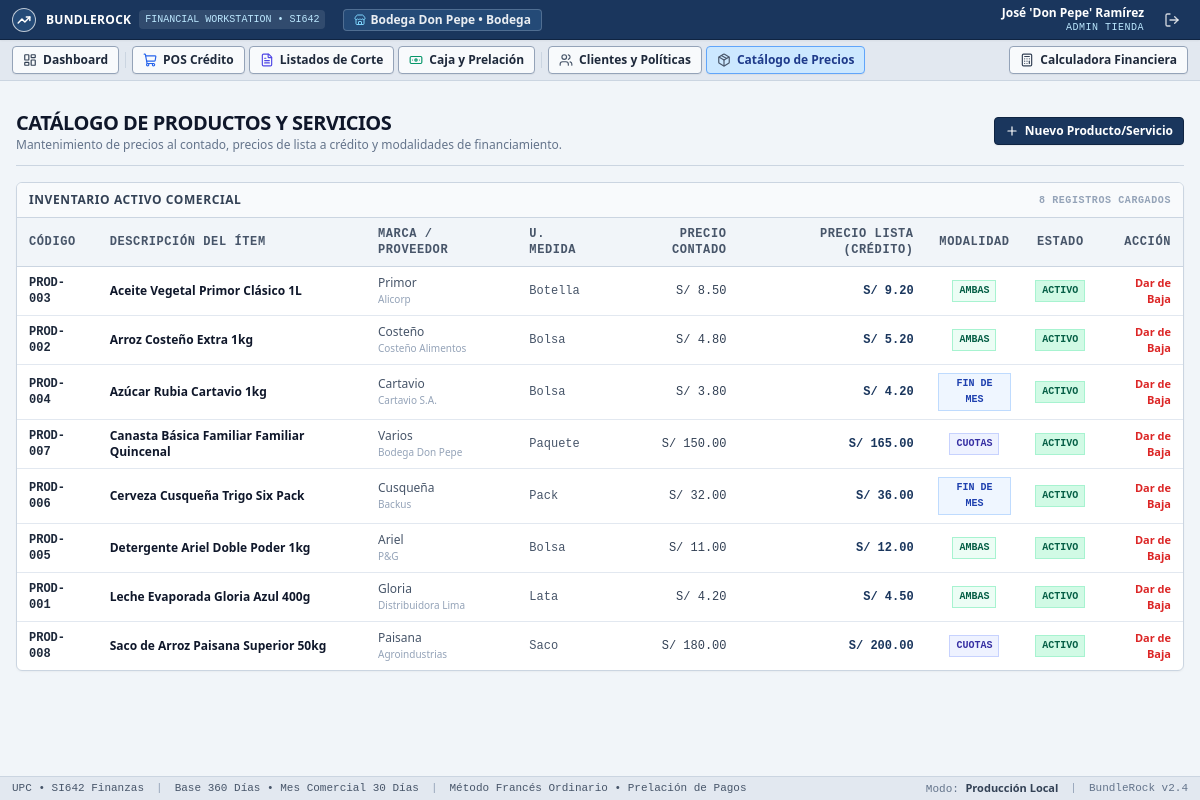
Screenshot of /productos (signed in) with the database file from the repository.
### tables this page shows
CREATE TABLE tiendas (
        id INTEGER PRIMARY KEY AUTOINCREMENT,
        admin_usuario_id INTEGER NOT NULL,
        razon_social TEXT NOT NULL,
        nombre_comercial TEXT NOT NULL,
        ruc TEXT UNIQUE NOT NULL,
        giro TEXT NOT NULL,
        direccion TEXT NOT NULL,
        telefono TEXT NOT NULL,
        correo TEXT,
        moneda_principal TEXT DEFAULT 'PEN',
        activa INTEGER DEFAULT 1,
        fecha_creacion TIMESTAMP DEFAULT CURRENT_TIMESTAMP,
        FOREIGN KEY (admin_usuario_id) REFERENCES usuarios (id)
    );

CREATE TABLE productos (
        id INTEGER PRIMARY KEY AUTOINCREMENT,
        tienda_id INTEGER NOT NULL,
        codigo TEXT NOT NULL,
        descripcion TEXT NOT NULL,
        marca TEXT DEFAULT 'Genérico',
        proveedor TEXT DEFAULT 'Elaboración propia',
        unidad_medida TEXT DEFAULT 'Unidad',
        precio_contado REAL NOT NULL,
        precio_lista REAL NOT NULL,
        modalidad_permitida TEXT DEFAULT 'Ambas' CHECK(modalidad_permitida IN ('Solo_Fin_De_Mes', 'Solo_Cuotas', 'Ambas')),
        imagen_url TEXT,
        activo INTEGER DEFAULT 1,
        fecha_registro TIMESTAMP DEFAULT CURRENT_TIMESTAMP,
        FOREIGN KEY (tienda_id) REFERENCES tiendas (id)
    );

### app.py (the view)
@app.route("/productos")
@login_required
@role_required("admin_tienda")
def productos():
    tienda_id = session.get("tienda_id")
    conn = get_db_connection()
    prods = conn.execute("""
        SELECT * FROM productos WHERE tienda_id = ? ORDER BY descripcion ASC
    """, (tienda_id,)).fetchall()
    conn.close()
    return render_template("products.html", productos=prods)

### templates/products.html (shortened to what this page needs)
{% extends "base.html" %}
{% block content %}
<div class="space-y-4">
    <div class="flex flex-col sm:flex-row sm:items-center sm:justify-between pb-3 border-b border-slate-300">
        <div>
            <h1 class="text-xl font-bold text-slate-900 tracking-tight uppercase">Catálogo de Productos y Servicios</h1>
            <p class="text-xs text-slate-500">Mantenimiento de precios al contado, precios de lista a crédito y modalidades de financiamiento.</p>
        </div>
        <button onclick="document.getElementById('modal-nuevo-producto').classList.remove('hidden')" class="btn-win32 btn-win32-primary mt-2 sm:mt-0">
            <i data-lucide="plus" class="w-3.5 h-3.5"></i>
            <span>Nuevo Producto/Servicio</span>
        </button>
    </div>
    <div class="card-bundlerock overflow-hidden">
        <div class="card-header-bundlerock flex justify-between items-center">
            <span>Inventario Activo Comercial</span>
            <span class="text-[10px] font-mono text-slate-400">{{ productos | length }} registros cargados</span>
        </div>
        <div class="overflow-x-auto">
            <table class="w-full text-left text-xs">
                <thead class="bg-slate-100 text-slate-600 font-bold border-b border-slate-300 font-mono uppercase tracking-wider">
                    <tr>
                        <th class="px-3 py-2">Código</th>
                        <th class="px-3 py-2">Descripción del Ítem</th>
                        <th class="px-3 py-2">Marca / Proveedor</th>
                        <th class="px-3 py-2">U. Medida</th>
                        <th class="px-3 py-2 text-right">Precio Contado</th>
                        <th class="px-3 py-2 text-right">Precio Lista (Crédito)</th>
                        <th class="px-3 py-2 text-center">Modalidad</th>
                        <th class="px-3 py-2 text-center">Estado</th>
                        <th class="px-3 py-2 text-right">Acción</th>
                    </tr>
                </thead>
                <tbody class="divide-y divide-slate-200">
                    {% for p in productos %}
                    <tr class="hover:bg-blue-50/40 transition">
                        <td class="px-3 py-2 font-mono font-bold text-slate-800">
                            {{ p.codigo }}
                        </td>
                        <td class="px-3 py-2 font-semibold text-slate-900">
                            {{ p.descripcion }}
                        </td>
                        <td class="px-3 py-2 text-slate-600">
                            <div>{{ p.marca or 'Genérico' }}</div>
                            <div class="text-[10px] text-slate-400">{{ p.proveedor or 'Elaboración propia' }}</div>
                        </td>
                        <td class="px-3 py-2 font-mono text-slate-600">
                            {{ p.unidad_medida }}
                        </td>
                        <td class="px-3 py-2 text-right font-mono text-slate-700">
                            {{ p.precio_contado | moneda }}
                        </td>
                        <td class="px-3 py-2 text-right font-mono font-black text-[#1a365d]">
                            {{ p.precio_lista | moneda }}
                        </td>
                        <td class="px-3 py-2 text-center font-mono">
                            {% if p.modalidad_permitida == 'Solo_Fin_De_Mes' %}
                            <span class="inline-block px-1.5 py-0.5 rounded-xs text-[10px] font-bold bg-blue-50 text-blue-800 border border-blue-200">
                                FIN DE MES
                            </span>
                            {% elif p.modalidad_permitida == 'Solo_Cuotas' %}
                            <span class="inline-block px-1.5 py-0.5 rounded-xs text-[10px] font-bold bg-indigo-50 text-indigo-800 border border-indigo-200">
                                CUOTAS
                            </span>
                            {% else %}
                            <span class="inline-block px-1.5 py-0.5 rounded-xs text-[10px] font-bold bg-emerald-50 text-emerald-800 border border-emerald-200">
                                AMBAS
                            </span>
                            {% endif %}
                        </td>
                        <td class="px-3 py-2 text-center font-mono">
                            {% if p.activo == 1 %}
                            <span class="inline-block px-1.5 py-0.5 rounded-xs text-[10px] font-bold bg-emerald-100 text-emerald-800 border border-emerald-200">
                                ACTIVO
                            </span>
                            {% else %}
                            <span class="inline-block px-1.5 py-0.5 rounded-xs text-[10px] font-bold bg-slate-100 text-slate-600 border border-slate-300">
                                BAJA
                            </span>
                            {% endif %}
                        </td>
                        <td class="px-3 py-2 text-right">
                            <a href="{{ url_for('productos_toggle', prod_id=p.id) }}" class="text-[11px] font-bold {{ 'text-red-600 hover:underline' if p.activo == 1 else 'text-emerald-700 hover:underline' }}">
                                {{ 'Dar de Baja' if p.activo == 1 else 'Reactivar' }}
                            </a>
                        </td>
                    </tr>
                    {% endfor %}
                </tbody>
            </table>
        </div>
    </div>
</div>
{% endblock %}

### templates/base.html (shortened to what this page needs)
<!DOCTYPE html>
<html lang="es" class="h-full bg-slate-100">
<head>
    <script src="https://cdn.tailwindcss.com"></script>
    <link rel="stylesheet" href="{{ url_for('static', filename='css/bundlerock.css') }}">
</head>
<body class="h-full flex flex-col font-sans text-slate-900 bg-slate-100 antialiased select-none">
    <header class="h-10 bg-[#1a365d] text-white flex items-center justify-between px-3 select-none shrink-0 border-b border-[#0f2442] shadow-sm z-50">
        <div class="flex items-center gap-2.5">
            <div class="w-6 h-6 rounded-full border border-white/70 bg-[#244a77] flex items-center justify-center shadow-sm">
                <i data-lucide="trending-up" class="w-3.5 h-3.5 text-white stroke-[2.5]"></i>
            </div>
            <a href="{{ url_for('index') }}" class="flex items-center gap-2 text-white hover:text-sky-200 transition">
                <span class="tracking-wide text-xs font-black uppercase">BundleRock</span>
                <span class="text-[10px] bg-white/10 px-1.5 py-0.5 rounded text-sky-200 font-mono tracking-normal uppercase">
                    Financial Workstation &bull; SI642
                </span>
            </a>
            {% if current_tienda %}
            <span class="hidden sm:inline-flex items-center text-xs font-semibold text-white/90 bg-[#244a77] px-2.5 py-0.5 rounded border border-white/20 ml-2">
                <i data-lucide="store" class="w-3 h-3 mr-1 text-sky-300"></i>
                {{ current_tienda.nombre_comercial }} &bull; {{ current_tienda.giro }}
            </span>
            {% endif %}
        </div>
        <div class="flex items-center gap-3">
            {% if session.user_id %}
            <div class="text-right hidden sm:block">
                <div class="text-xs font-bold text-white leading-tight">{{ session.nombre_completo }}</div>
                <div class="text-[10px] font-mono text-sky-200 uppercase tracking-wider">{{ session.rol.replace('_', ' ') }}</div>
            </div>
            <a href="{{ url_for('logout') }}" title="Cerrar sesión" class="w-8 h-7 flex items-center justify-center text-white/80 hover:text-white hover:bg-white/10 rounded transition cursor-pointer">
                <i data-lucide="log-out" class="w-4 h-4"></i>
            </a>
            {% endif %}
        </div>
    </header>
    {% if session.user_id %}
    <nav class="bg-slate-200 border-b border-slate-300 px-3 py-1.5 flex items-center justify-between gap-2 shrink-0 min-w-0 overflow-x-auto shadow-xs">
        <div class="flex items-center gap-1 min-w-0">
            {% if session.rol == 'admin_sistema' %}
            <a href="{{ url_for('admin_dashboard') }}" class="btn-win32 {{ 'bg-[#cce8ff] border-blue-400 text-blue-900' if request.path == url_for('admin_dashboard') }}">
                <i data-lucide="layout-grid" class="w-3.5 h-3.5 text-blue-600"></i>
                <span>Gestión de Tiendas</span>
            </a>
            {% elif session.rol == 'admin_tienda' %}
            <a href="{{ url_for('store_dashboard') }}" class="btn-win32 {{ 'bg-[#cce8ff] border-blue-400 text-blue-900' if request.path == url_for('store_dashboard') }}">
                <i data-lucide="layout-dashboard" class="w-3.5 h-3.5 text-slate-700"></i>
                <span>Dashboard</span>
            </a>
            <a href="{{ url_for('pos_credito') }}" class="btn-win32 {{ 'bg-[#cce8ff] border-blue-400 text-blue-900' if request.path == url_for('pos_credito') }}">
                <i data-lucide="shopping-cart" class="w-3.5 h-3.5 text-blue-600"></i>
                <span>POS Crédito</span>
            </a>
            <a href="{{ url_for('liquidaciones') }}" class="btn-win32 {{ 'bg-[#cce8ff] border-blue-400 text-blue-900' if request.path == url_for('liquidaciones') }}">
                <i data-lucide="file-text" class="w-3.5 h-3.5 text-indigo-600"></i>
                <span>Listados de Corte</span>
            </a>
            <a href="{{ url_for('cobranzas') }}" class="btn-win32 {{ 'bg-[#cce8ff] border-blue-400 text-blue-900' if request.path == url_for('cobranzas') }}">
                <i data-lucide="banknote" class="w-3.5 h-3.5 text-emerald-600"></i>
                <span>Caja y Prelación</span>
            </a>
            <a href="{{ url_for('clientes') }}" class="btn-win32 {{ 'bg-[#cce8ff] border-blue-400 text-blue-900' if request.path == url_for('clientes') }}">
                <i data-lucide="users" class="w-3.5 h-3.5 text-slate-600"></i>
                <span>Clientes y Políticas</span>
            </a>
            <a href="{{ url_for('productos') }}" class="btn-win32 {{ 'bg-[#cce8ff] border-blue-400 text-blue-900' if request.path == url_for('productos') }}">
                <i data-lucide="package" class="w-3.5 h-3.5 text-slate-600"></i>
                <span>Catálogo de Precios</span>
            </a>
            {% elif session.rol == 'cliente' %}
            <a href="{{ url_for('customer_portal') }}" class="btn-win32 {{ 'bg-[#cce8ff] border-blue-400 text-blue-900' if request.path == url_for('customer_portal') }}">
                <i data-lucide="wallet" class="w-3.5 h-3.5 text-blue-600"></i>
                <span>Estado de Cuenta y Línea de Crédito</span>
            </a>
            {% endif %}
        </div>
        <div class="flex items-center gap-1.5 ml-auto shrink-0">
            <a href="{{ url_for('simulator') }}" class="btn-win32 {{ 'bg-[#cce8ff] border-blue-400 text-blue-900' if request.path == url_for('simulator') }}">
                <i data-lucide="calculator" class="w-3.5 h-3.5 text-slate-700"></i>
                <span>Calculadora Financiera</span>
            </a>
        </div>
    </nav>
    {% endif %}
    <main class="flex-1 max-w-7xl w-full mx-auto px-4 py-4 overflow-y-auto">
        {% block content %}{% endblock %}
    </main>
    <footer class="h-6 bg-slate-200 border-t border-slate-300 px-3 flex items-center justify-between text-[11px] text-slate-600 select-none shrink-0 font-mono">
        <div class="flex items-center gap-3">
            <span>UPC &bull; SI642 Finanzas</span>
            <span class="text-slate-400">|</span>
            <span>Base 360 Días &bull; Mes Comercial 30 Días</span>
            <span class="text-slate-400">|</span>
            <span>Método Francés Ordinario &bull; Prelación de Pagos</span>
        </div>
        <div class="flex items-center gap-3 text-slate-500">
            <span>Modo: <strong class="text-slate-700 font-sans">Producción Local</strong></span>
            <span class="text-slate-400">|</span>
            <span>BundleRock v2.4</span>
        </div>
    </footer>
</body>
</html>

### rows the page displays
tiendas: nombre_comercial "Bodega Don Pepe", giro "Bodega"
productos: codigo "PROD-003", descripcion "Aceite Vegetal Primor Clásico 1L", marca "Primor", proveedor "Alicorp", unidad_medida "Botella", precio_contado|moneda "S/ 8.50", precio_lista|moneda "S/ 9.20", modalidad_permitida "AMBAS", shows "ACTIVO", activo "Dar de Baja"
productos: codigo "PROD-002", descripcion "Arroz Costeño Extra 1kg", marca "Costeño", proveedor "Costeño Alimentos", unidad_medida "Bolsa", precio_contado|moneda "S/ 4.80", precio_lista|moneda "S/ 5.20", modalidad_permitida "AMBAS", shows "ACTIVO", activo "Dar de Baja"
productos: codigo "PROD-004", descripcion "Azúcar Rubia Cartavio 1kg", marca "Cartavio", proveedor "Cartavio S.A.", unidad_medida "Bolsa", precio_contado|moneda "S/ 3.80", precio_lista|moneda "S/ 4.20", modalidad_permitida "FIN DE MES", shows "ACTIVO", activo "Dar de Baja"
productos: codigo "PROD-007", descripcion "Canasta Básica Familiar Familiar Quincenal", marca "Varios", proveedor "Bodega Don Pepe", unidad_medida "Paquete", precio_contado|moneda "S/ 150.00", precio_lista|moneda "S/ 165.00", modalidad_permitida "CUOTAS", shows "ACTIVO", activo "Dar de Baja"
productos: codigo "PROD-006", descripcion "Cerveza Cusqueña Trigo Six Pack", marca "Cusqueña", proveedor "Backus", unidad_medida "Pack", precio_contado|moneda "S/ 32.00", precio_lista|moneda "S/ 36.00", modalidad_permitida "FIN DE MES", shows "ACTIVO", activo "Dar de Baja"
productos: codigo "PROD-005", descripcion "Detergente Ariel Doble Poder 1kg", marca "Ariel", proveedor "P&G", unidad_medida "Bolsa", precio_contado|moneda "S/ 11.00", precio_lista|moneda "S/ 12.00", modalidad_permitida "AMBAS", shows "ACTIVO", activo "Dar de Baja"
productos: codigo "PROD-001", descripcion "Leche Evaporada Gloria Azul 400g", marca "Gloria", proveedor "Distribuidora Lima", unidad_medida "Lata", precio_contado|moneda "S/ 4.20", precio_lista|moneda "S/ 4.50", modalidad_permitida "AMBAS", shows "ACTIVO", activo "Dar de Baja"
productos: codigo "PROD-008", descripcion "Saco de Arroz Paisana Superior 50kg", marca "Paisana", proveedor "Agroindustrias", unidad_medida "Saco", precio_contado|moneda "S/ 180.00", precio_lista|moneda "S/ 200.00", modalidad_permitida "CUOTAS", shows "ACTIVO", activo "Dar de Baja"

### other values shown
{{ session.nombre_completo }} "José 'Don Pepe' Ramírez"
{{ session.rol.replace('_', ' ') }} "ADMIN TIENDA"
{{ productos | length }} "8"
